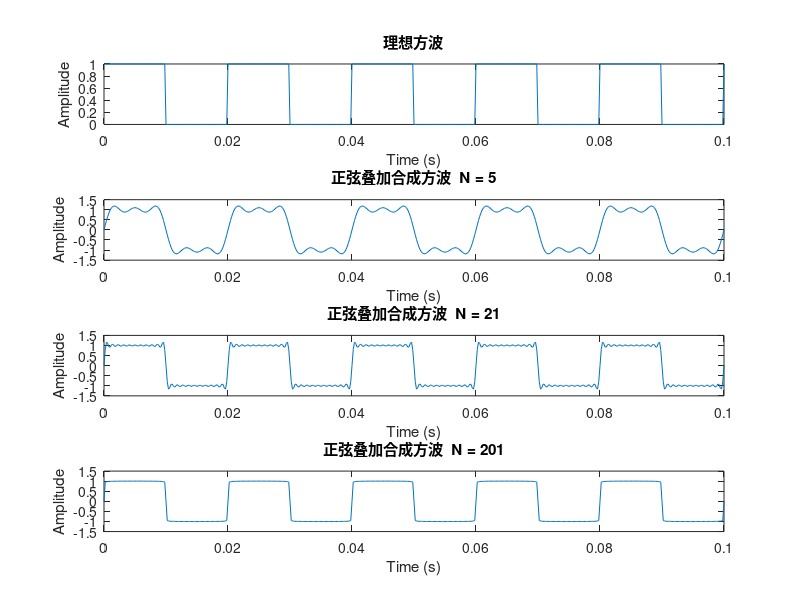
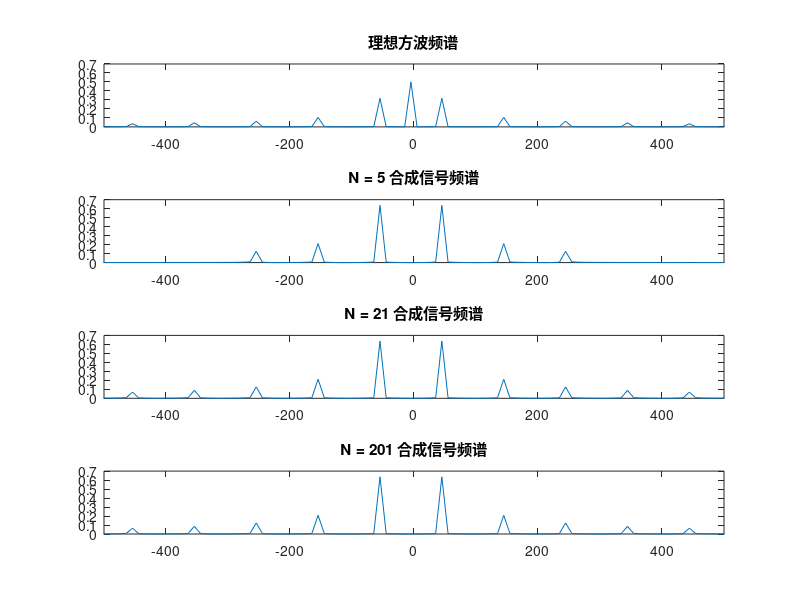

Source code (MATLAB) for these figures, in order:
clc; clear; close all;

% 基本参数
fs = 5000;          % 采样频率
t = 0:1/fs:0.1;     % 时间轴
f0 = 50;            % 基频

% 理想方波（使用 mod 生成）
square_wave = double(mod(t, 1/f0) < 1/(2*f0));

% 不同 N 值
N_list = [5, 21, 201];

% 绘制时域信号
figure;
subplot(4,1,1);
plot(t, square_wave);
title('理想方波');
xlabel('Time (s)'); ylabel('Amplitude');

for k = 1:length(N_list)
    N = N_list(k);
    y = zeros(size(t));
    for n = 1:2:N
        y = y + (4/pi)*(1/n)*sin(2*pi*n*f0*t);
    end
    
    subplot(4,1,k+1);
    plot(t, y);
    title(['正弦叠加合成方波  N = ', num2str(N)]);
    xlabel('Time (s)'); ylabel('Amplitude');
end

% 频域分析代码
L = length(t);
f = (-L/2:L/2-1)*(fs/L);

% 绘制频谱
figure;

% 理想方波 FFT
Y_square = fftshift(abs(fft(square_wave))/L);
subplot(4,1,1);
plot(f, Y_square);
title('理想方波频谱');
xlim([-500 500]);

for k = 1:length(N_list)
    N = N_list(k);
    y = zeros(size(t));
    for n = 1:2:N
        y = y + (4/pi)*(1/n)*sin(2*pi*n*f0*t);
    end
    
    Y = fftshift(abs(fft(y))/L);
    subplot(4,1,k+1);
    plot(f, Y);
    title(['N = ', num2str(N), ' 合成信号频谱']);
    xlim([-500 500]);
end
